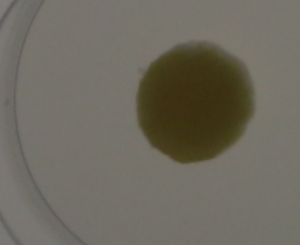
#> input picture data/experiment/image1.tif, 300 x 245 px
$ python -i filters.py   (imports and definitions only)
#> lines starting #> are read from the running program, lines starting #| are printed output that depends on the picture; after the words box and inside, x2 and y2 are one past the last pixel; in counts of white or black regions, pixels touching at a corner belong together
### src/cellects/utils/decorators.py
#!/usr/bin/env python3
"""
This module modifies the njit decorator to make it optional.
"""
import os
from numba import njit as _real_njit

USE_NUMBA = os.getenv("USE_NUMBA", "1") == "1"

def njit(*args, **kwargs):
    """ numba n-jit decorator that can be disabled. Useful for testing.
    """
    if USE_NUMBA:
        return _real_njit(*args, **kwargs)
    # test mode: return identity decorator
    def deco(func):
        return func
    return deco

### src/cellects/image/filters.py
#!/usr/bin/env python3
"""
2-D image filters with Numba-accelerated helper kernels.

This module provides 2-D grayscale image filtering functions for
sharpening, smoothing, edge detection, median filtering, Hessian-based
vesselness, and masked filtering. Public functions accept integer or
floating-point images and return NumPy arrays.

The filters include classical linear filters, scale-space tubeness and
vesselness filters, a frequency-domain Butterworth filter, and helper
functions for masked Sato or Frangi filtering.

Functions
---------
sharpen_filter : Apply a 3x3 sharpen kernel.
mexican_hat_filter : Apply a 5x5 Mexican-hat kernel.
gaussian_filter : Apply Gaussian smoothing.
butterworth_filter : Apply a Butterworth filter.
farid_filter : Compute Farid edge magnitude.
hessian_filter : Compute a Hessian vesselness response.
laplace_filter : Apply Laplacian convolution.
median_filter : Apply median filtering.
meijering_filter : Compute a Meijering vesselness response.
prewitt_filter : Compute Prewitt edge magnitude.
roberts_filter : Compute Roberts edge magnitude.
scharr_filter : Compute Scharr edge magnitude.
sobel_filter : Compute Sobel edge magnitude.
sato_filter : Apply the Sato tubeness filter.
frangi_filter : Apply the Frangi vesselness filter.
masked_vessel_filters : Apply Sato or Frangi inside a mask.

Notes
-----
Boundary handling is specific to each filter. Some functions use
Numba-compiled loops for per-pixel Hessian and mask reflection work.
"""
from numpy.typing import NDArray
import math
import cv2
import numpy as np
from cellects.utils.decorators import njit
from numba import prange
from scipy import ndimage


__all__ = [
    "sharpen_filter",
    "mexican_hat_filter",
    "gaussian_filter",
    "butterworth_filter",
    "farid_filter",
    "hessian_filter",
    "laplace_filter",
    "median_filter",
    "meijering_filter",
    "prewitt_filter",
    "roberts_filter",
    "scharr_filter",
    "sobel_filter",
    "sato_filter",
    "frangi_filter",
]

# [669 lines left out: functions sharpen_filter, mexican_hat_filter, _hessian, _hessian_eigenvalues_2d, _sato_response, sato_filter and 5 more, not called in this run]

def _float_image(image):
    image = np.asarray(image)
    if image.ndim != 2:
        raise ValueError("image must be a 2-D array.")
    return np.ascontiguousarray(image, dtype=np.float64)


# [15 lines left out: function _image01, not called in this run]


def _sigmas(sigmas):
    sigmas = np.asarray(sigmas, dtype=np.float64)
    if sigmas.ndim == 0:
        sigmas = sigmas.reshape(1)
    if sigmas.ndim != 1 or sigmas.size == 0:
        raise ValueError("sigmas must be a non-empty 1-D sequence.")
    if np.any(sigmas <= 0):
        raise ValueError("all sigmas must be positive.")
    return sigmas


# [151 lines left out: functions gaussian_filter, butterworth_filter, not called in this run]


_SOBEL_E = np.array([-1.0, 0.0, 1.0])
_SOBEL_S = np.array([1.0, 2.0, 1.0]) / 4.0

_PREWITT_E = np.array([-1.0, 0.0, 1.0])
_PREWITT_S = np.ones(3) / 3.0

_SCHARR_E = np.array([-1.0, 0.0, 1.0])
_SCHARR_S = np.array([3.0, 10.0, 3.0]) / 16.0

_FARID_E = np.array([
    0.109603762960254,
    0.276690988455557,
    0.0,
    -0.276690988455557,
    -0.109603762960254,
])

_FARID_S = np.array([
    0.0376593171958126,
    0.249153396177344,
    0.426374573253687,
    0.249153396177344,
    0.0376593171958126,
])


# [173 lines left out: functions _edge_filter, sobel_filter, prewitt_filter, scharr_filter, farid_filter, not called in this run]


_ROBERTS_A = np.array([[1.0, 0.0], [0.0, -1.0]])
_ROBERTS_B = np.array([[0.0, 1.0], [-1.0, 0.0]])


# [160 lines left out: functions roberts_filter, laplace_filter, median_filter, not called in this run]


def _hessian(image, sigma, mode="reflect"):
    image = _float_image(image)

    sigma = float(sigma)
    if sigma <= 0:
        raise ValueError("sigma must be positive.")

    s = sigma / math.sqrt(2.0)
    truncate = 8.0 if sigma > 1.0 else 100.0

    common = dict(sigma=s, mode=mode, cval=0.0, truncate=truncate)

    gr = ndimage.gaussian_filter(image, order=(1, 0), **common)
    gc = ndimage.gaussian_filter(image, order=(0, 1), **common)

    hrr = ndimage.gaussian_filter(gr, order=(1, 0), **common)
    hrc = ndimage.gaussian_filter(gr, order=(0, 1), **common)
    hcc = ndimage.gaussian_filter(gc, order=(0, 1), **common)

    return hrr, hrc, hcc


@njit(parallel=True, nogil=True, cache=True, fastmath=True)
def _hessian_eigenvalues_2d(hrr, hrc, hcc):
    h, w = hrr.shape
    eig0 = np.empty((h, w), dtype=np.float64)
    eig1 = np.empty((h, w), dtype=np.float64)

    for r in prange(h):
        for c in range(w):
            a = hrr[r, c]
            b = hrc[r, c]
            d = hcc[r, c]
            m = 0.5 * (a + d)
            s = math.sqrt(b * b + 0.25 * (a - d) ** 2)
            eig0[r, c] = m + s
            eig1[r, c] = m - s

    return eig0, eig1


def hessian_filter(image, sigmas=(1, 3, 5), alpha=0.5, beta=0.5, gamma=15.0, black_ridges=True):
    """
    Summary
    -------
    Compute a Hessian-based vesselness response over multiple scales.

    Extended Description
    --------------------
    For `black_ridges=``True``, dark linear structures produce positive
    responses. For `black_ridges=``False``, the input is negated before
    filtering so that bright structures are detected. Responses are combined
    by taking the maximum over `sigmas`. Locations with no positive response
    are set to 1.0.

    Parameters
    ----------
    image : array_like
        2-D grayscale image.
    sigmas : float or sequence[float]
        Positive Gaussian scales.
    alpha : float
        Accepted for compatibility; this parameter has no effect in this
        2-D implementation.
    beta : float
        Smoothing parameter for the ridge/blob ratio term.
    gamma : float
        Structuredness threshold.
    black_ridges : bool
        If ``True``, filter dark ridges; if ``False``, filter bright ridges.

    Returns
    -------
    ndarray of float64
        Vesselness-like response with the same shape as `image`. Vessel
        locations contain values in [0.0, 1.0], and background locations are
        1.0.

    Raises
    ------
    ValueError
        If `image` is not a 2-D array or if `sigmas` is invalid.

    Notes
    -----
    Uses a Numba-compiled helper for per-pixel eigenvalue computation.

    Examples
    --------
    >>> result = hessian_filter(np.array([[0.0, 1.0], [1.0, 0.0]], dtype=np.uint8), [1.0])
    >>> print(result.shape)
    # (2, 2)
    """

    image = _float_image(image)

    if not black_ridges:
        image = -image

    sigmas = _sigmas(sigmas)
    result = np.zeros_like(image)

    for sigma in sigmas:
        hrr, hrc, hcc = _hessian(image, sigma)
        e0, e1 = _hessian_eigenvalues_2d(hrr, hrc, hcc)

        if np.all(np.abs(e0) < np.abs(e1)):
            e0, e1 = e1, e0

        # Sort by absolute eigenvalue per pixel.
        a = np.abs(e0) <= np.abs(e1)
        lambda1 = np.where(a, e0, e1)
        lambda2 = np.where(a, e1, e0)

        lambda2 = np.maximum(lambda2, 1e-10)
        rb = np.abs(lambda1) / lambda2
        s2 = e0 * e0 + e1 * e1

        response = np.exp(-(rb * rb) / (2.0 * beta * beta))
        response *= 1.0 - np.exp(-s2 / (2.0 * gamma * gamma))

        if black_ridges:
            response[lambda2 <= 0] = 0.0
        else:
            response[lambda2 >= 0] = 0.0

        np.maximum(result, response, out=result)
#> this loop made 3 passes
#> pass 1, in _hessian, `gc = ndimage.gaussian_filter(image, order=(0, 1), **common)`:
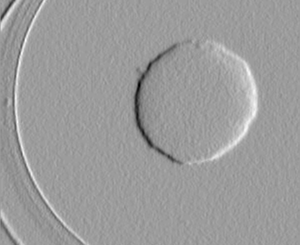
#> gc: shape (245, 300) float64; min -12.59, max 7.97, mean 0.000189; drawn with min black and max white
#> after the loop:
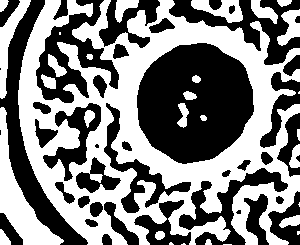
#> a: shape (245, 300) bool; 50.4% white; 42 black regions (5 under 20 px), largest, box (x1, y1, x2, y2) and area: (137, 43, 254, 164) 10473, (0, 0, 88, 245) 4362, (36, 0, 119, 103) 3249
#> after the loop:
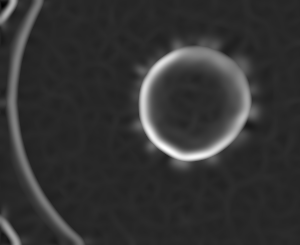
#> e0: shape (245, 300) float64; min -0.0764, max 0.428, mean 0.0262; drawn with min black and max white
#> after the loop:
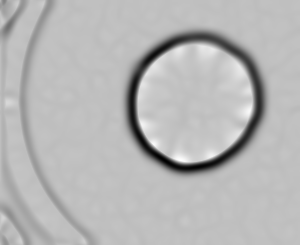
#> e1: shape (245, 300) float64; min -0.475, max 0.153, mean -0.0255; drawn with min black and max white
#> after the loop:
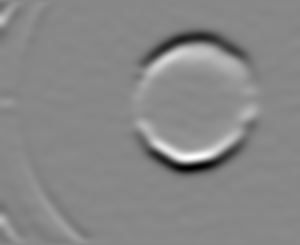
#> hrr: shape (245, 300) float64; min -0.457, max 0.401, mean -1.95e-05; drawn with min black and max white
#> after the loop:
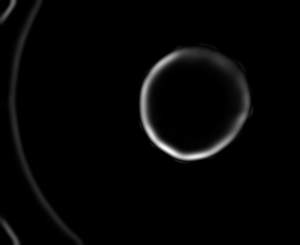
#> response: shape (245, 300) float64; min 0, max 0.000405, mean 9.11e-06; drawn with min black and max white

    result[result <= 0] = 1.0
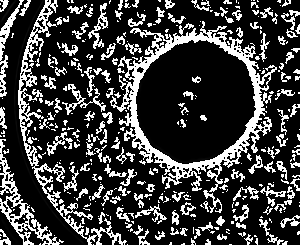
#> result: shape (245, 300) float64; min 6.75e-11, max 1, mean 0.248
    return result


# [95 lines left out: functions meijering_filter, sharpen_filter, mexican_hat_filter, not called in this run]

>>> import cv2
>>> picture = cv2.imread('../../../data/experiment/image1.tif', cv2.IMREAD_GRAYSCALE)
>>> result = hessian_filter(picture)

$ run again, on data/experiment/image11.tif
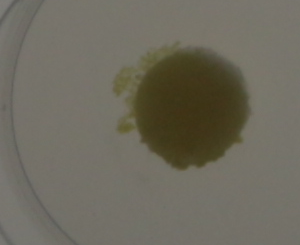
#> input picture data/experiment/image11.tif, 300 x 245 px
#> after the loop in hessian_filter, `for sigma in sigmas:`:
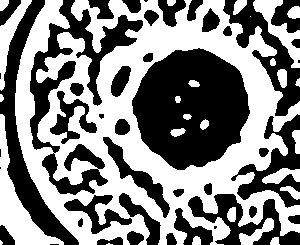
#> a: shape (245, 300) bool; 51.7% white; 43 black regions (7 under 20 px), largest, box (x1, y1, x2, y2) and area: (132, 48, 250, 170) 10260, (30, 0, 143, 195) 5597, (0, 0, 79, 245) 4048
#> in hessian_filter, `result[result <= 0] = 1.0`:
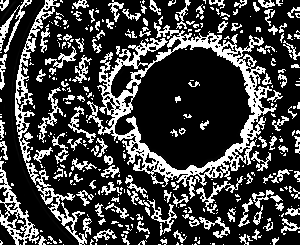
#> result: shape (245, 300) float64; min 6.21e-11, max 1, mean 0.257
